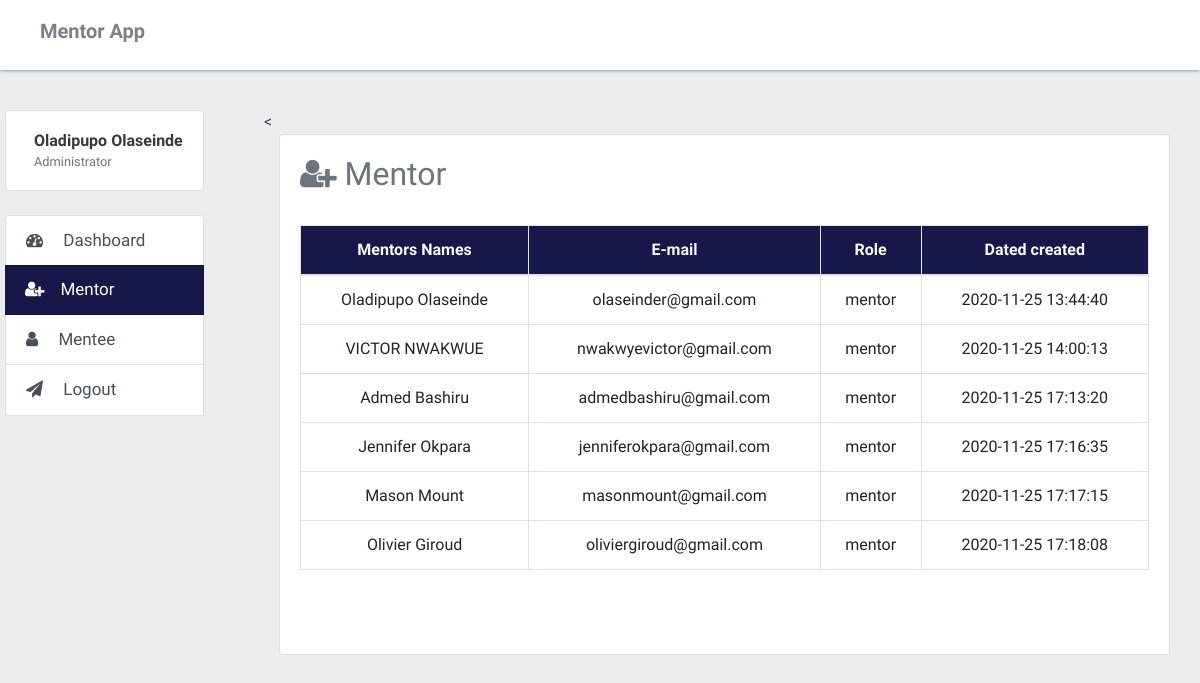
The app's page /mentor.php (signed in) with its own data.
### tables this page shows
CREATE TABLE `users` (
  `id` int(11) NOT NULL,
  `email` varchar(255) NOT NULL,
  `phone` varchar(255) NOT NULL,
  `firstname` varchar(255) NOT NULL,
  `lastname` varchar(255) NOT NULL,
  `password` varchar(500) NOT NULL,
  `role` varchar(255) NOT NULL,
  `assigned_to` int(11) NOT NULL,
  `token` varchar(255) NOT NULL,
  `created_at` datetime NOT NULL DEFAULT current_timestamp()
);

### controls.php (the view, shortened to what this page needs)
<?php
require 'database/dbcon.php';
function getUserDetails() {
     global $con;
    $userEmail = $_SESSION['email'];
    $query="SELECT * FROM users WHERE email='$userEmail'";
    $result = mysqli_query($con,$query);
    $user = mysqli_fetch_array($result);
    return $user;
}
function displayAllmentors()
{
	global $con;
  	$query="SELECT * FROM users WHERE role='mentor'";
  	$result=mysqli_query($con,$query);
  	while($row=mysqli_fetch_array($result)) {
  	 echo '<tr>
			<td>'. $row['firstname']. ' '.$row['lastname'].'</td>
			<td>'. $row['email'] .'</td>
			<td>'. $row['role'] .'</td>
			<td>'. $row['created_at'] .'</td>
		</tr>';
  }
}
?>

### components/tab-nav.php (shortened to what this page needs)
<div class="list-group" id="list-tab" role="tablist">
	<li class="list-group-item list-group-item-action">
		<div class="media user-profile dropdown">
			<div class="media-body text-left">
				<h6 class="pro-user-name ml-2 mt-2">
					<?php echo "<span id='user' class='text-dark font-weight-bold ' style='text-transform: capitalize;'> ". getUserDetails()['firstname'].' ' . getUserDetails()['lastname']. "</span>" ?>
					<span class="pro-user-desc text-muted d-block mt-1 small">Administrator </span>
				</h6>
			</div>
		</div>
	</li>
</div><br>
<div class="list-group" id="list-tab" role="tablist">
    <a class="list-group-item list-group-item-action <?php
		if($page=='dashboard'){
			echo 'active';
		}?>" href="index" role="tab">
			<i class="fa fa-tachometer mr-3"></i> Dashboard
    </a>
    <a class="list-group-item list-group-item-action <?php
		if($page=='mentor'){
			echo 'active';
		}?>" href="mentor" role="tab">
			<i class="fa fa-user-plus mr-3"></i>Mentor
    </a>
    <a class="list-group-item list-group-item-action <?php
		if($page=='mentee'){
			echo 'active';
		}?>" href="mentee" role="tab">
			<i class="fa fa-user mr-3"></i> Mentee
    </a>
    <a class="list-group-item list-group-item-action <?php
		if($page=='updatepayment'){
			echo 'active';
		}?>" id="list-payment-list" href="logout" role="tab">
			<i class="fa fa-paper-plane mr-3"></i> Logout
    </a>
</div>

### css/main.css (style rules this page uses)
body { padding: 0; margin: 0; box-sizing: border-box; -webkit-font-family: 'Kotta One', sans-serif; font-family: 'Kotta One', sans-serif; overflow-x: hidden; color: #3c4b64; background-color: #ebedef; }
.media.user-profile { position: relative; }
.list-group-item.active { background: #17174a; border-color: none; border: none !important; }
.list-group-item { font-size: 17px !important; }

### records on screen
users: firstname "Oladipupo", lastname "Olaseinde", email "olaseinder@gmail.com", role "mentor", created_at "2020-11-25 13:44:40"
users: firstname "VICTOR", lastname "NWAKWUE", email "nwakwyevictor@gmail.com", role "mentor", created_at "2020-11-25 14:00:13"
users: firstname "Admed", lastname "Bashiru", email "admedbashiru@gmail.com", role "mentor", created_at "2020-11-25 17:13:20"
users: firstname "Jennifer", lastname "Okpara", email "jenniferokpara@gmail.com", role "mentor", created_at "2020-11-25 17:16:35"
users: firstname "Mason", lastname "Mount", email "masonmount@gmail.com", role "mentor", created_at "2020-11-25 17:17:15"
users: firstname "Olivier", lastname "Giroud", email "oliviergiroud@gmail.com", role "mentor", created_at "2020-11-25 17:18:08"
